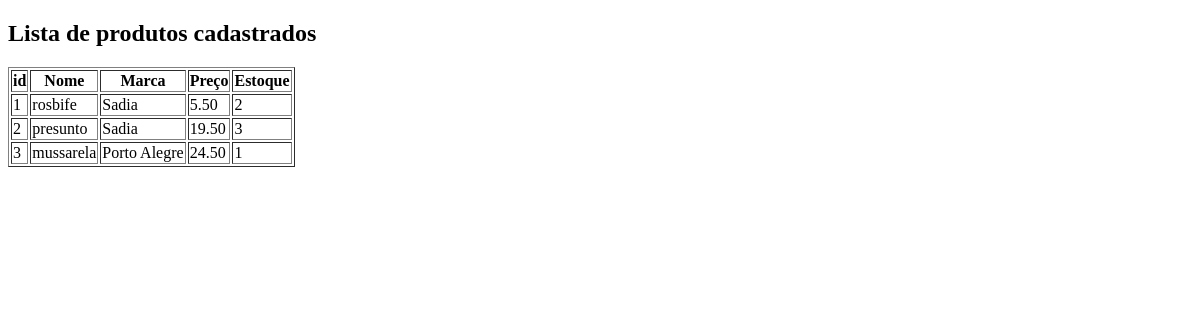
/produtos/listar_produtos, run on an earlier commit of the app's database.
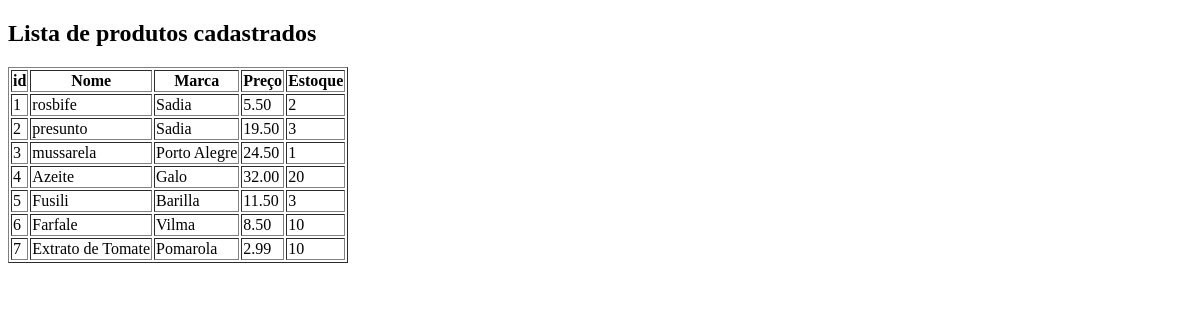
And on a later commit of the database.
### app/models.py (models this page shows)
class Produto(models.Model):
    nome = models.CharField(max_length=50)
    marca = models.CharField(max_length=30)
    preco = models.DecimalField(max_digits=10, decimal_places=2)
    estoque = models.IntegerField()

### app/views.py (the view)
# urls.py: path('listar_produtos',views.buscar_todos_os_produtos),
@csrf_exempt
@require_http_methods(["GET"])
def buscar_todos_os_produtos(request):
    produtos = Produto.objects.all().values() #pegando todos os objetos Produto
    return render(request, 'app/lista.html',{'produtos':produtos}) #retornar uma lista de Produtos

### app/Templates/app/lista.html (shortened to what this page needs)
<!DOCTYPE html>
<html lang="en">
<head>
</head>
<body>
    <h2>Lista de produtos cadastrados</h2>
    <table border="1px">
        <tr>
            <th>id</th>
            <th>Nome</th>
            <th>Marca</th>
            <th>Preço</th>
            <th>Estoque</th>
        </tr>
            {%for produto in produtos%}
                <tr>
                    <td> {{produto.id}} </td>
                    <td>{{produto.nome}}</td>
                    <td>{{produto.marca}}</td>
                    <td>{{produto.preco}}</td>
                    <td>{{produto.estoque}}</td>
                </tr>
            {%endfor%}
    </table>
</body>
</html>

What changed in the data, as far as the page shows it:
added Produto: id "4", nome "Azeite", marca "Galo", preco "32.00", estoque "20"
added Produto: id "5", nome "Fusili", marca "Barilla", preco "11.50", estoque "3"
added Produto: id "6", nome "Farfale", marca "Vilma", preco "8.50", estoque "10"
added Produto: id "7", nome "Extrato de Tomate", marca "Pomarola", preco "2.99", estoque "10"
